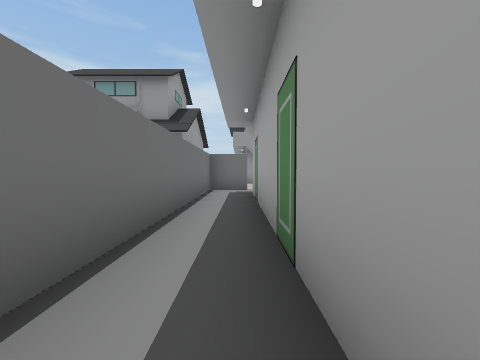
view 1 (above)

19 first-person views from a walk through a Unity game level. The camera is 1.2 m above the floor, tilts 2° down and sees 90° across. The floor is counted in squares, 2 m on a side. Each view is taken from the middle of a square. On the plan, view 1 faces up. The plan holds only what a view shows up to about 9 squares ahead; the rest is blank. The place goes on beyond the plan. The player character is not drawn. Some animated figures are not drawn. Some surface patterns are stand-ins.

view 2
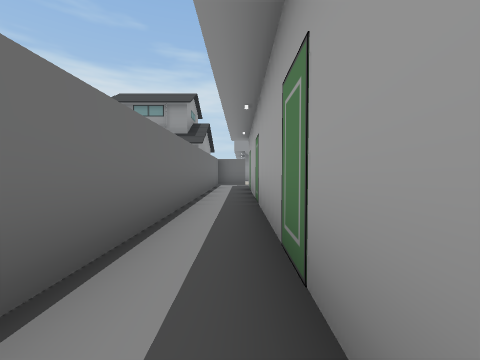

view 3
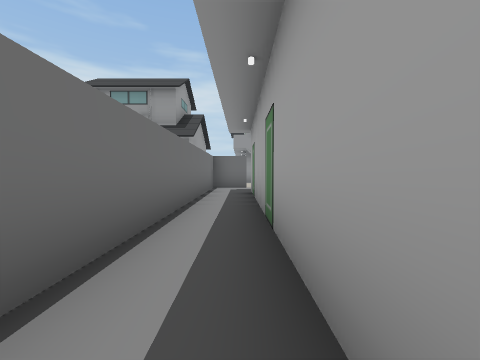

view 4
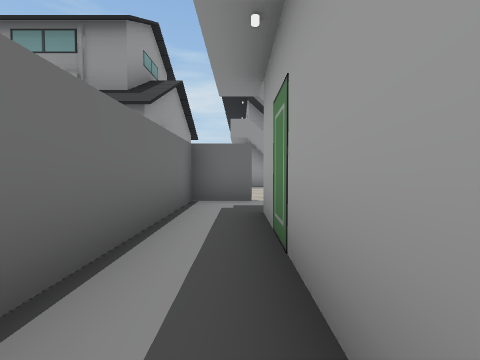

view 5
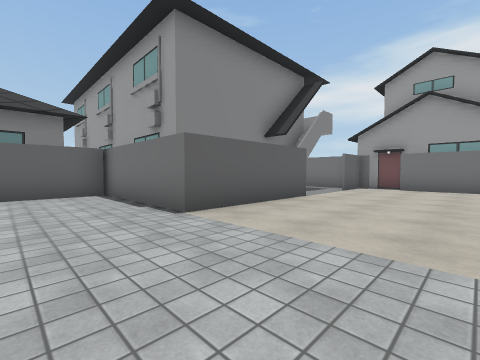

view 6
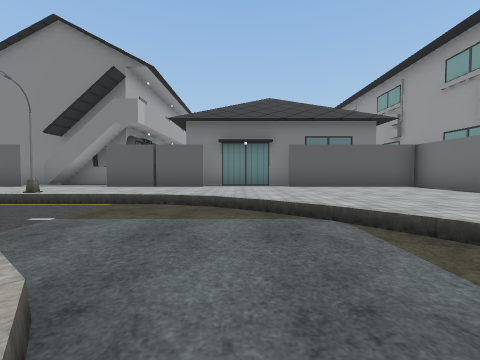

view 7
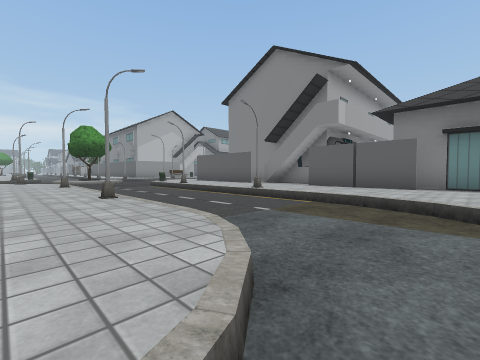

view 8
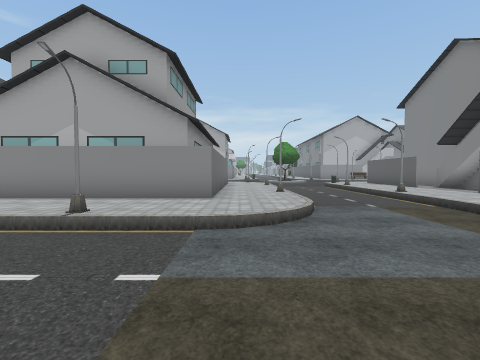

view 9
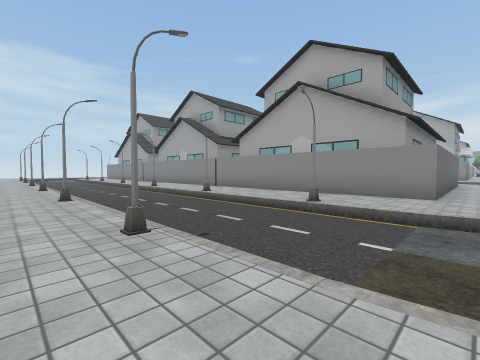

view 10
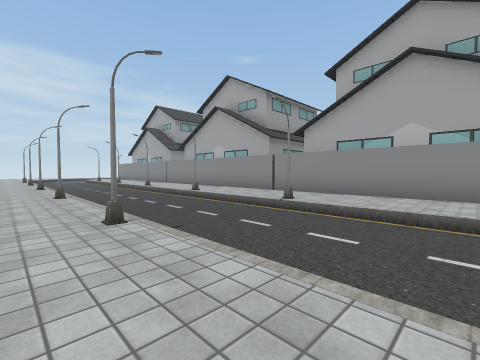

view 11
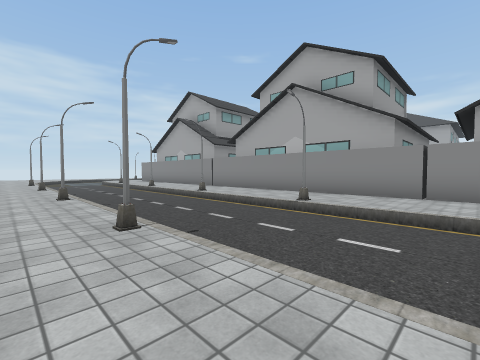

view 12
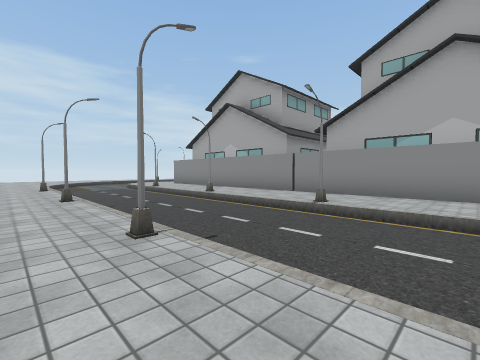

view 13
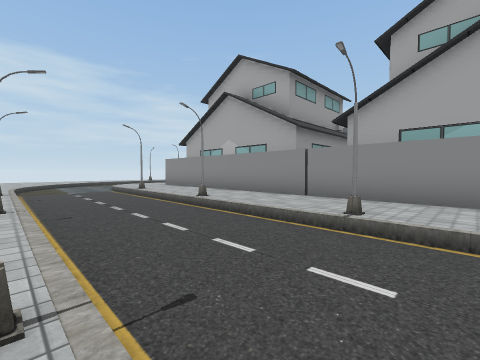

view 14
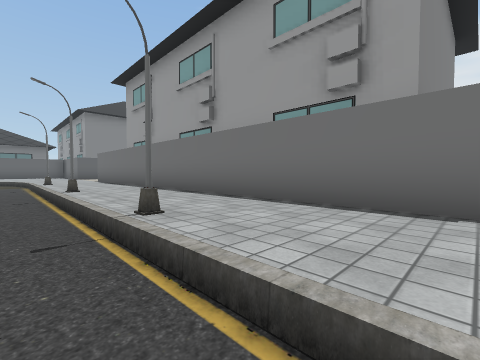

view 15
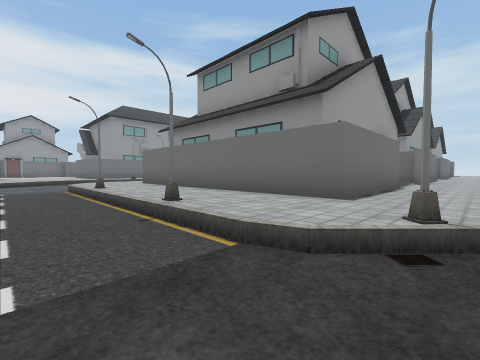

view 16
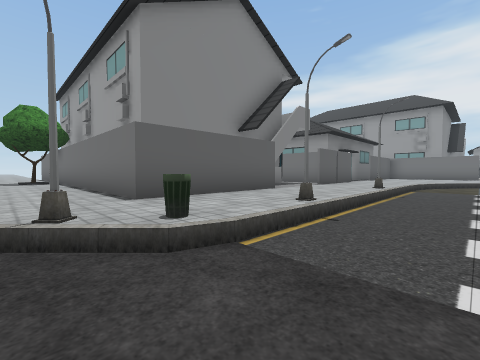

view 17
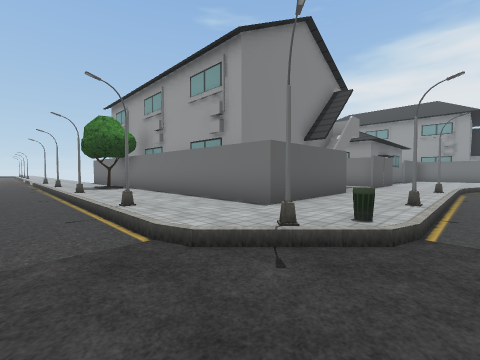

view 18
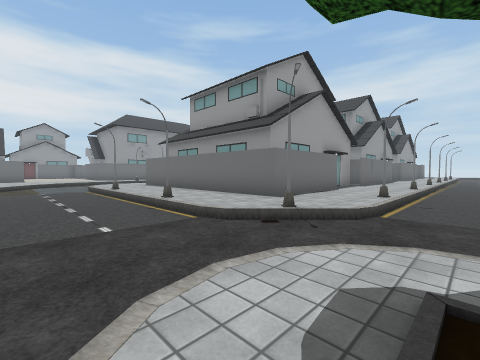

view 19
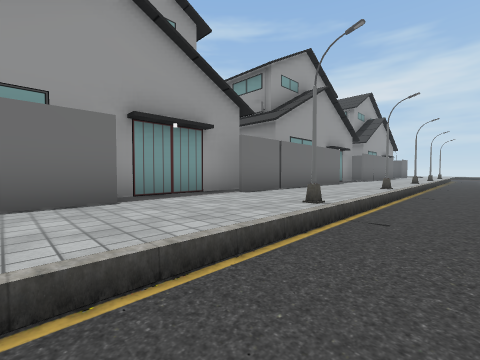

### Floor plan
Key: @ floor where view 1 was taken; # wall or solid block; . main floor; - floor 0.25 m lower than the main floor; / step, stairs or slope; H house; P pole; B bin; T tree.
Columns run from 4 left of view 1 to 24 right of it. Each row starts with its distance up from view 1.
 30            ..--/..H
 29            ..--/..HH
 28            .P--/P.HHH
 27            ..--/..HHHH
 26            ..--/..HHHH
 25            ..--/..HHH      /-
 24            .P--/P.HH      P/-
 23           #..--/..HH    H../-
 22           #..--/..HH   HH../-
 21           #.P--/P.HH   HH.P/-
 20           #..--/..HHHHHHH../-
 19           #..--/..HHHHHHH../-
 18           #..--/..HHHHHHH../-
 17           #.P--/P.HH   HH.P/-
 16           #..--/..HH   HH../-
 15           #..--/..HH   HH../-
 14           #..--/..HH   HH../-
 13           #.P--/P.HHHHHHH.P/-
 12   H        ..--/.HHHHHHHHH./-
 11   HH      ...--/..........P--
 10   HH      ...---/..P...P../--
  9 HHH       .../-------------/.
  8 HHH##..####.../------------/T
  7   H#..    #....//----------/.
  6    #.##   #........P...P.B/--
  5    #.#    #...............P--
  4    #.#    #HHH..HH#..#####./-
  3    #.#     HHHHHHH########P/-
  2    #.#     HHHHH H      ##./-
  1    #.#                  #../-
  0    #@#                  #../-
 -1    #.#                  #.P/-
 -2    #.#                  #../-
 -3     .#                   T./-
 -4                           ./-

Positions as (right, up) in squares from view 1, and headings:
1: (0, 0), facing up
2: (0, -3), facing up
3: (0, -1), facing up
4: (0, 3), facing up
5: (8, 11), facing down-left
6: (11, 11), facing down
7: (11, 11), facing down-right
8: (8, 11), facing right
9: (7, 11), facing up-right
10: (7, 14), facing up-right
11: (7, 18), facing up-right
12: (7, 22), facing up-right
13: (8, 23), facing up-right
14: (9, 23), facing down-left
15: (22, 8), facing up-left
16: (22, 8), facing down-left
17: (24, 7), facing down-left
18: (24, 7), facing up-left
19: (24, 14), facing up-left
